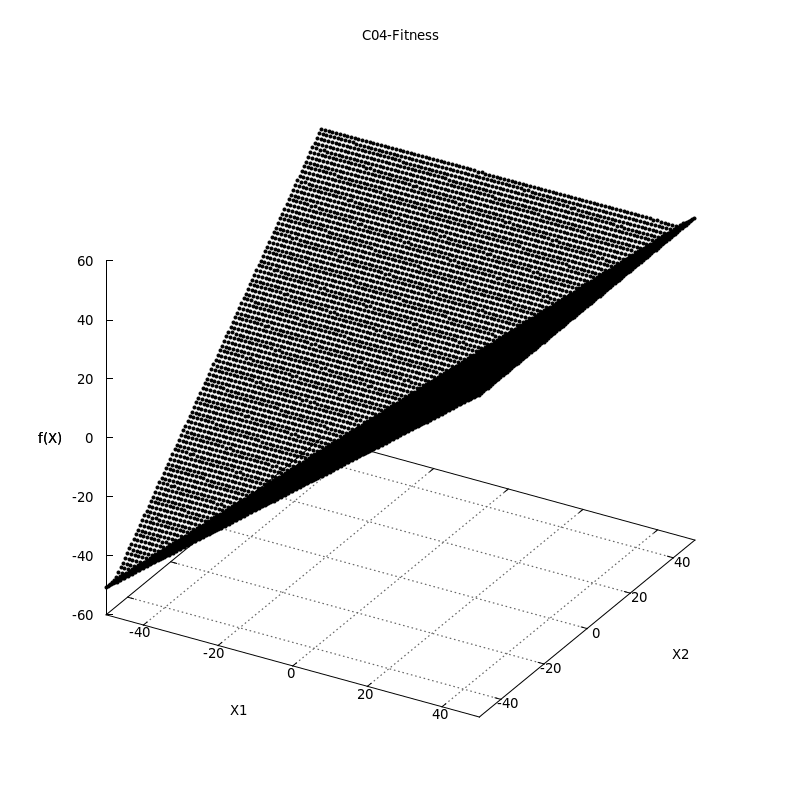

Write gnuplot code to recreate this figure.
set terminal pngcairo size 800,800 enhanced font 'Verdana,10'
set output "Fitness.png"
set title "C04-Fitness"
#
set yrange [-50:50]
set xrange [-50:50]
set xlabel "X1"
set ylabel "X2"
set zlabel "f(X)"
set grid ytics lt 0 lw 2 lc rgb "#666666"
set grid xtics lt 0 lw 2 lc rgb "#666666"
#
set ticslevel 0
#
splot "data/Fitness.dat" using 1:2:3 title '' pt 7 ps 0.5 lt 0
